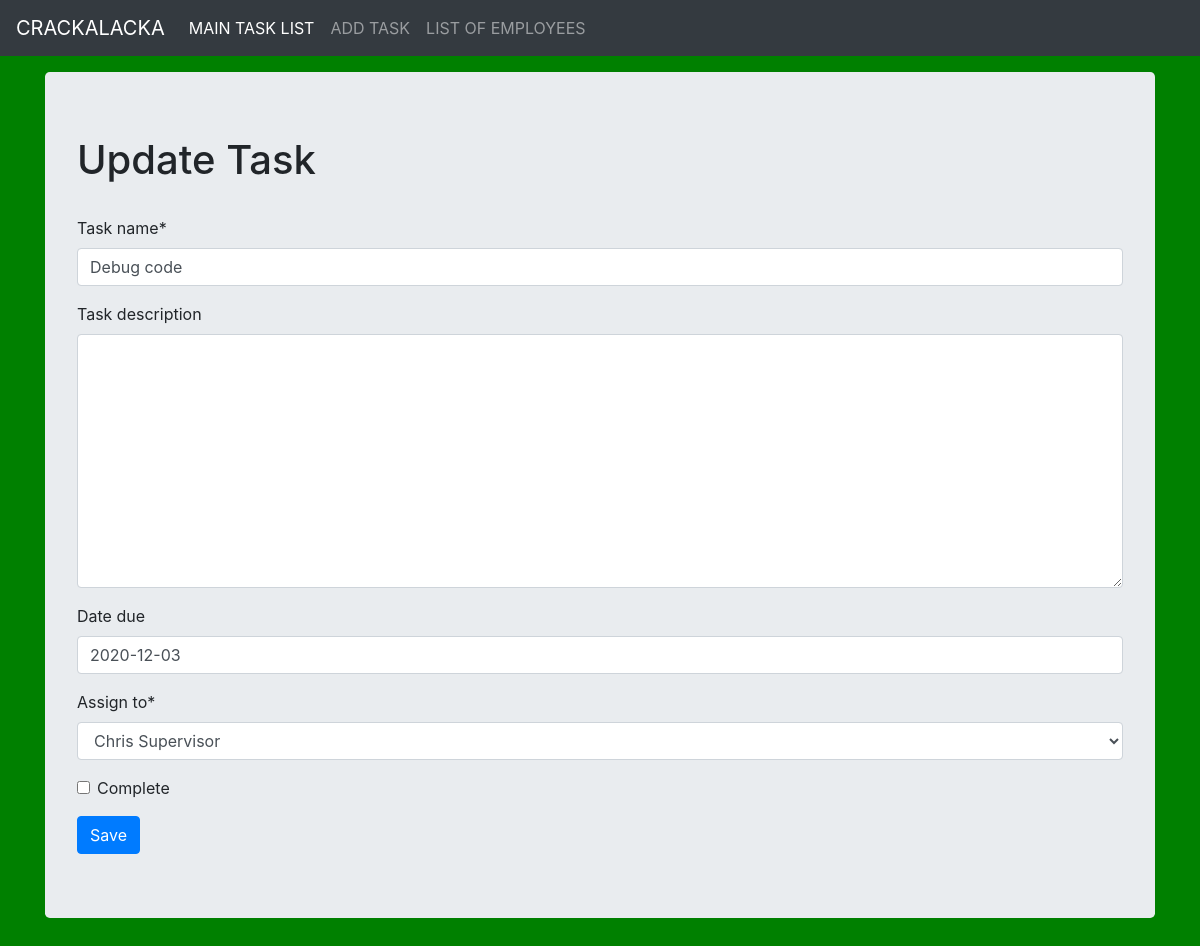
Before: /update_items/7/ with the older database file.
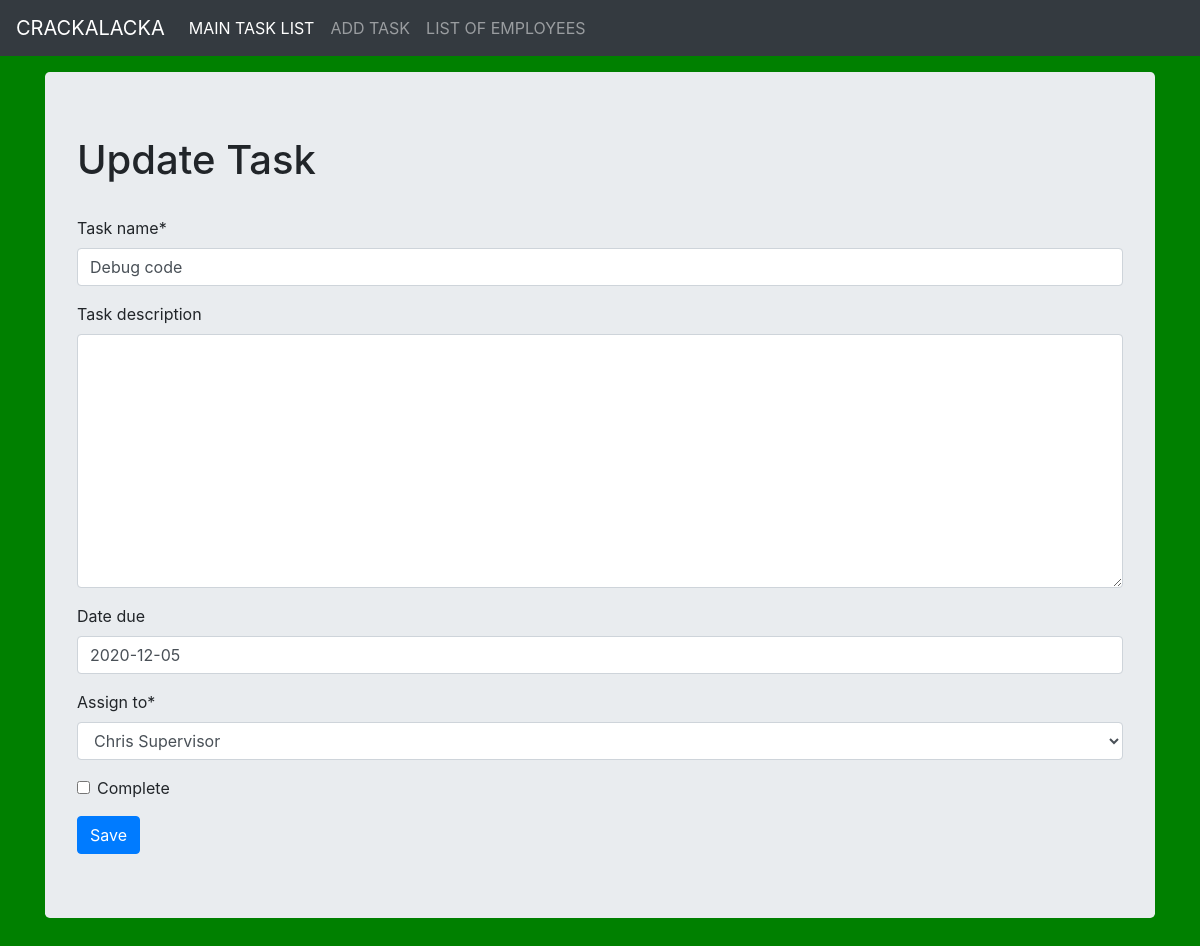
After: the same page with the newer database file.
### tasktrackerApp/models.py (models this page shows, shortened)
class Task(models.Model):
    task_name = models.CharField(max_length=100, blank=False, null=False)
    task_description = models.TextField(blank=True, null=True)
    date_start = models.DateField(auto_now=False, auto_now_add=True)
    date_due = models.DateField(auto_now=False, auto_now_add=False, default=datetime.now()+timedelta(days=30), blank=True)
    assign_to = models.ForeignKey(Worker, db_column='name', on_delete=models.CASCADE)
    complete = models.BooleanField(default=False)

### tasktrackerApp/views.py (the view)
# urls.py: path('update_items/<str:pk>/', views.update_items, name='update_items'),
def update_items(request, pk):
    title = 'Update Task'
    queryset = Task.objects.get(id=pk)
    form = TaskAddForm(instance=queryset)
    if request.method == 'POST':
        form = TaskAddForm(request.POST, instance=queryset)
        form.save()
        messages.success(request, 'Task updated successfully.')
        return redirect('/')
    context = {'title':title, 'form':form}
    return render(request, 'tasktrackerApp/add_worker.html', context)

### tasktrackerApp/forms.py
class TaskAddForm(forms.ModelForm):
    class Meta:
        model = Task
        fields = '__all__'

### tasktrackerApp/models.py (called while the page is built)
    def __str__(self):
        return self.name + ' ' + self.level

### templates/tasktrackerApp/add_worker.html (shortened to what this page needs)
{% extends 'tasktrackerApp/base.html' %}
{% load static %}
{% load crispy_forms_tags %}
{% block bodyblock%}
<div class="jumbotron">
  <h1>{{title}}</h1><br>
  <form class="" action="" method="POST">
    {{ form|crispy }}
    <input type="submit" class="btn btn-primary" name="" value="Save">
  </form>
</div>
{% endblock%}

Changed rows visible on the page:
changed Task "Debug code": date_due "2020-12-03" → "2020-12-05"
